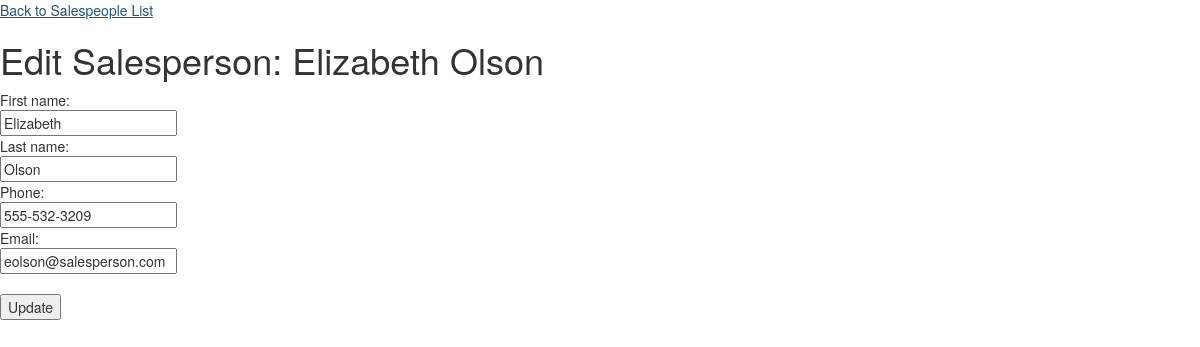
/public/staff/salespeople/edit.php?id=6, run on the app's committed database.
### tables this page shows
CREATE TABLE `salespeople` (
  `id` int(11) NOT NULL,
  `first_name` varchar(255) DEFAULT NULL,
  `last_name` varchar(255) DEFAULT NULL,
  `phone` varchar(255) DEFAULT NULL,
  `email` varchar(255) DEFAULT NULL
);

### private/query_functions.php (called while the page is built, shortened)
<?php
  function find_salesperson_by_id($id=0) {
    global $db;
    $sql = "SELECT * FROM salespeople ";
    $sql .= "WHERE id='" . $id . "';";
    $salespeople_result = db_query($db, $sql);
    return $salespeople_result;
  }
?>

### private/database.php (called while the page is built, shortened)
<?php
  function db_query($connection, $sql) {
    $result_set = mysqli_query($connection, $sql);
    return $result_set;
  }
  function db_fetch_assoc($result_set) {
    return mysqli_fetch_assoc($result_set);
  }
?>

### public/staff/salespeople/edit.php (the view, shortened to what this page needs)
<?php
$salespeople_result = find_salesperson_by_id($_GET['id']);
$salesperson = db_fetch_assoc($salespeople_result);
?>
<?php include(SHARED_PATH . '/header.php'); ?>
<div id="main-content">
  <a href="index.php">Back to Salespeople List</a><br />
  <h1>Edit Salesperson: <?php echo $salesperson['first_name'] . " " . $salesperson['last_name']; ?></h1>
  <form action="edit.php?id=<?php echo $salesperson['id']; ?>" method="post">
    First name:<br />
    <input type="text" name="first_name" value="<?php echo $salesperson['first_name']; ?>" /><br />
    Last name:<br />
    <input type="text" name="last_name" value="<?php echo $salesperson['last_name']; ?>" /><br />
    Phone:<br />
    <input type="text" name="phone" value="<?php echo $salesperson['phone']; ?>" /><br />
    Email:<br />
    <input type="text" name="email" value="<?php echo $salesperson['email']; ?>" /><br />
    <br />
    <input type="submit" name="submit" value="Update"  />
  </form>
</div>
<?php include(SHARED_PATH . '/footer.php'); ?>

### data on the page
salespeople: first_name "Elizabeth", last_name "Olson", phone "555-532-3209", email "eolson@salesperson.com"
